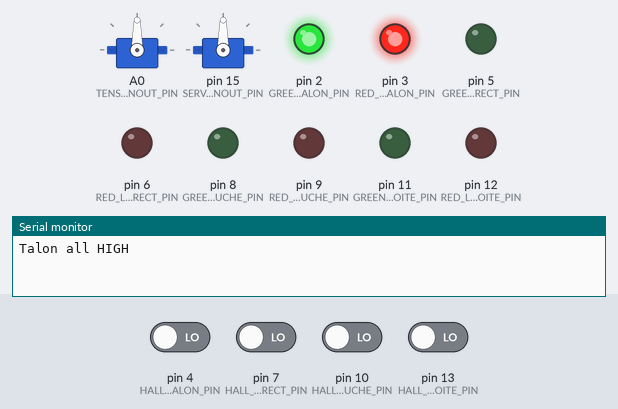
Simulated run of this sketch. Board: Arduino Uno, built with avr-gcc and run on an emulated ATmega328P. Parts: 2 × servo, output pins drawn as LEDs (lit = HIGH), the last lines printed to the serial monitor. The test bench sets the inputs (shaded band); at power-on: pin 4 (HALL_SENSOR_TALON_PIN), pin 7 (HALL_SENSOR_DIRECT_PIN), pin 10 (HALL_SENSOR_GAUCHE_PIN), pin 13 (HALL_SENSOR_DROITE_PIN) LOW.

Above: at 0.1 s.
At 4.1 s:
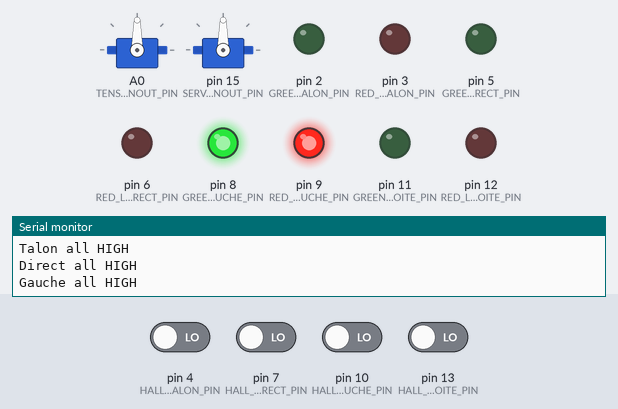
At 6.1 s:
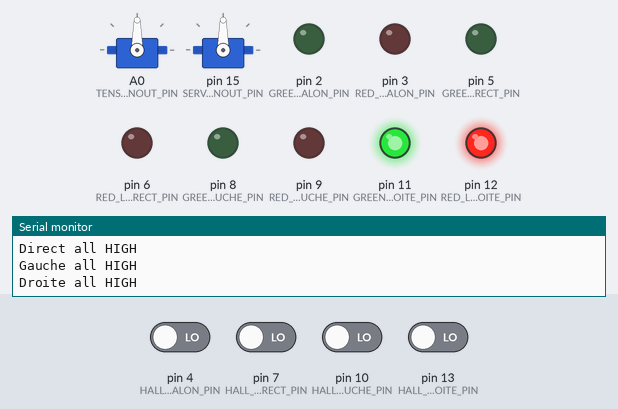
At 14.1 s:
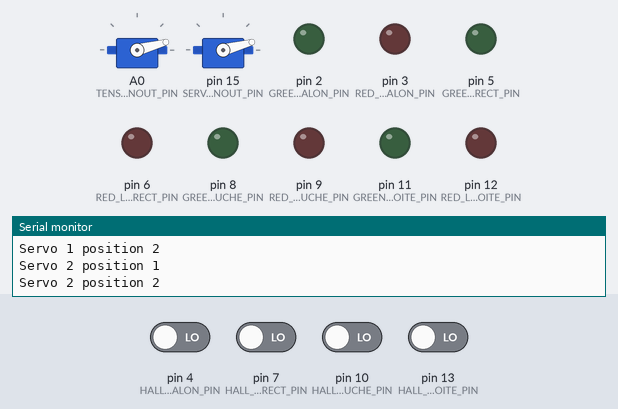
At 28.1 s:
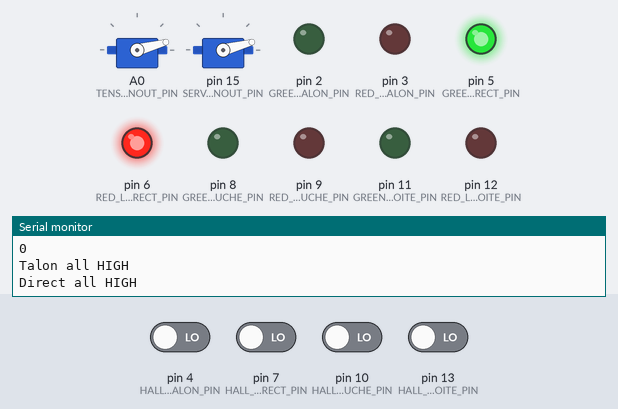
At 38.1 s:
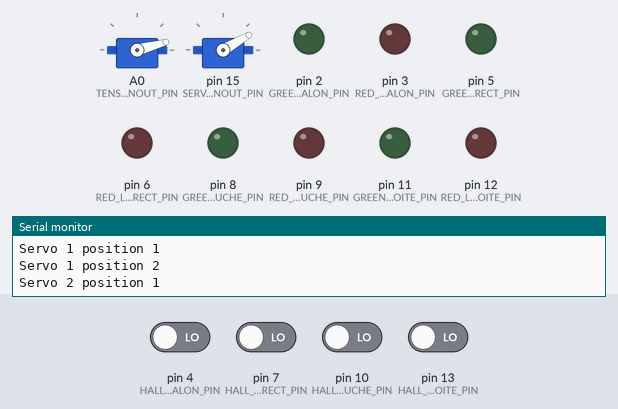
Timing chart, 0 to 39.6 s (numbered marks = the images above):
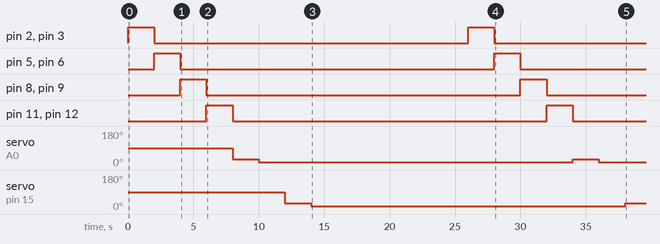

Measured:
- by itself, servo on A0 (TENSION_TURNOUT_PIN): alternates 30° for 2.0 s and 15° for 24.0 s
- by itself, servo on pin 15 (SERVO_2_TURNOUT_PIN): 90° → 30° at 12.0 s, → 15° 2.0 s later, → 30° 24.0 s later
- by itself, pin 2 (GREEN_LED_TALON_PIN), pin 3 (RED_LED_TALON_PIN), pin 5 (GREEN_LED_DIRECT_PIN), pin 6 (RED_LED_DIRECT_PIN), pin 8 (GREEN_LED_GAUCHE_PIN), pin 9 (RED_LED_GAUCHE_PIN), pin 11 (GREEN_LED_DROITE_PIN), pin 12 (RED_LED_DROITE_PIN): alternates HIGH for 2.0 s and LOW for 24.0 s

The sketch:

component_test.ino
```cpp
#include <Servo.h>


const int GREEN_LED_TALON_PIN = 2;
const int RED_LED_TALON_PIN = 3;
const int HALL_SENSOR_TALON_PIN = 4;

const int GREEN_LED_DIRECT_PIN = 5;
const int RED_LED_DIRECT_PIN = 6;
const int HALL_SENSOR_DIRECT_PIN = 7;

const int GREEN_LED_GAUCHE_PIN = 8;
const int RED_LED_GAUCHE_PIN = 9;
const int HALL_SENSOR_GAUCHE_PIN = 10;

const int GREEN_LED_DROITE_PIN = 11;
const int RED_LED_DROITE_PIN = 12;
const int HALL_SENSOR_DROITE_PIN = 13;

const int TENSION_TURNOUT_PIN = A0;
const int SERVO_1_TURNOUT_PIN = 14;
const int SERVO_2_TURNOUT_PIN = 15;
const int TURNOUT_SERVO_DIRECT_ANGLE = 15;
const int TURNOUT_SERVO_DEVIEE_ANGLE = 30;

const unsigned long BAUDRATE = 9600;
const int LOOP_DELAY_MS = 2000;
int tension_turnout = 0;

int hall_sensor_talon_state = 0;
int hall_sensor_direct_state = 0;
int hall_sensor_gauche_state = 0;
int hall_sensor_droite_state = 0;

Servo servo_1_turnout;
Servo servo_2_turnout;


void setup() {
    Serial.begin(BAUDRATE);
    pinMode(GREEN_LED_TALON_PIN, OUTPUT);
    pinMode(RED_LED_TALON_PIN, OUTPUT);
    pinMode(HALL_SENSOR_TALON_PIN, INPUT);

    pinMode(GREEN_LED_DIRECT_PIN, OUTPUT);
    pinMode(RED_LED_DIRECT_PIN, OUTPUT);
    pinMode(HALL_SENSOR_DIRECT_PIN, INPUT);

    pinMode(GREEN_LED_GAUCHE_PIN, OUTPUT);
    pinMode(RED_LED_GAUCHE_PIN, OUTPUT);
    pinMode(HALL_SENSOR_GAUCHE_PIN, INPUT);

    pinMode(GREEN_LED_DROITE_PIN, OUTPUT);
    pinMode(RED_LED_DROITE_PIN, OUTPUT);
    pinMode(HALL_SENSOR_DROITE_PIN, INPUT);

    servo_1_turnout.attach(SERVO_1_TURNOUT_PIN);
    servo_2_turnout.attach(SERVO_2_TURNOUT_PIN);
}

void loop() {
    Serial.println("Talon all HIGH");
    digitalWrite(GREEN_LED_TALON_PIN, HIGH);
    digitalWrite(RED_LED_TALON_PIN, HIGH);
    delay(LOOP_DELAY_MS);
    digitalWrite(GREEN_LED_TALON_PIN, LOW);
    digitalWrite(RED_LED_TALON_PIN, LOW);

    Serial.println("Direct all HIGH");
    digitalWrite(GREEN_LED_DIRECT_PIN, HIGH);
    digitalWrite(RED_LED_DIRECT_PIN, HIGH);
    delay(LOOP_DELAY_MS);
    digitalWrite(GREEN_LED_DIRECT_PIN, LOW);
    digitalWrite(RED_LED_DIRECT_PIN, LOW);

    Serial.println("Gauche all HIGH");
    digitalWrite(GREEN_LED_GAUCHE_PIN, HIGH);
    digitalWrite(RED_LED_GAUCHE_PIN, HIGH);
    delay(LOOP_DELAY_MS);
    digitalWrite(GREEN_LED_GAUCHE_PIN, LOW);
    digitalWrite(RED_LED_GAUCHE_PIN, LOW);

    Serial.println("Droite all HIGH");
    digitalWrite(GREEN_LED_DROITE_PIN, HIGH);
    digitalWrite(RED_LED_DROITE_PIN, HIGH);
    delay(LOOP_DELAY_MS);
    digitalWrite(GREEN_LED_DROITE_PIN, LOW);
    digitalWrite(RED_LED_DROITE_PIN, LOW);

    Serial.println("Servo 1 position 1");
    servo_1_turnout.write(TURNOUT_SERVO_DEVIEE_ANGLE);
    delay(LOOP_DELAY_MS);

    Serial.println("Servo 1 position 2");
    servo_1_turnout.write(TURNOUT_SERVO_DIRECT_ANGLE);
    delay(LOOP_DELAY_MS);

    Serial.println("Servo 2 position 1");
    servo_2_turnout.write(TURNOUT_SERVO_DEVIEE_ANGLE);
    delay(LOOP_DELAY_MS);

    Serial.println("Servo 2 position 2");
    servo_2_turnout.write(TURNOUT_SERVO_DIRECT_ANGLE);
    delay(LOOP_DELAY_MS);

    Serial.println("Mesured tension:");
    tension_turnout = analogRead(TENSION_TURNOUT_PIN);
    Serial.println(tension_turnout);
    delay(LOOP_DELAY_MS);

    Serial.println("Mesured hall talon:");
    hall_sensor_talon_state = digitalRead(HALL_SENSOR_TALON_PIN);
    Serial.println(hall_sensor_talon_state);
    delay(LOOP_DELAY_MS);

    Serial.println("Mesured hall direct:");
    hall_sensor_direct_state = digitalRead(HALL_SENSOR_DIRECT_PIN);
    Serial.println(hall_sensor_direct_state);
    delay(LOOP_DELAY_MS);

    Serial.println("Mesured hall gauche:");
    hall_sensor_gauche_state = digitalRead(HALL_SENSOR_GAUCHE_PIN);
    Serial.println(hall_sensor_gauche_state);
    delay(LOOP_DELAY_MS);

    Serial.println("Mesured hall droite:");
    hall_sensor_droite_state = digitalRead(HALL_SENSOR_DROITE_PIN);
    Serial.println(hall_sensor_droite_state);
    delay(LOOP_DELAY_MS);

}
```
